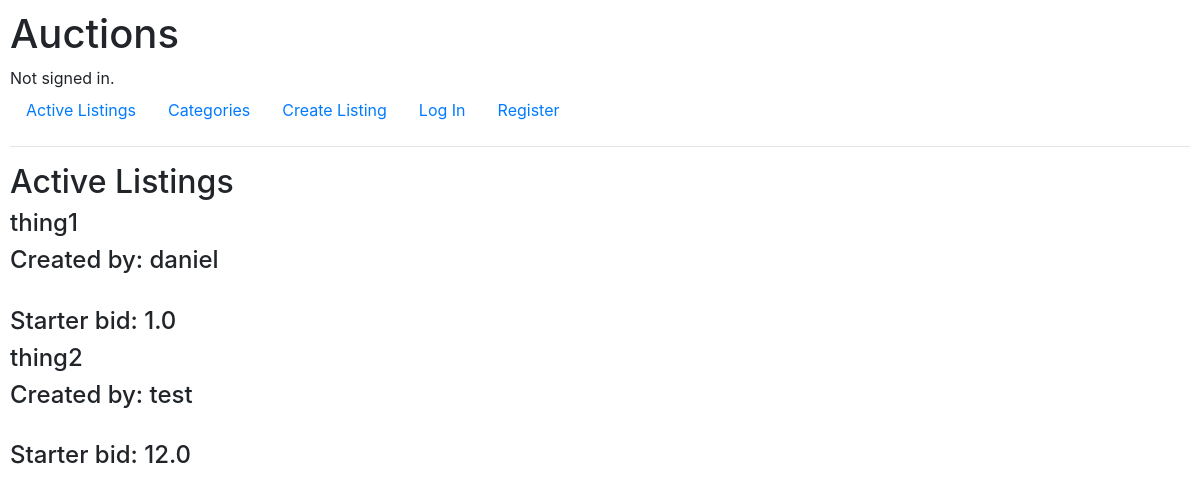
The app's page /, older data.
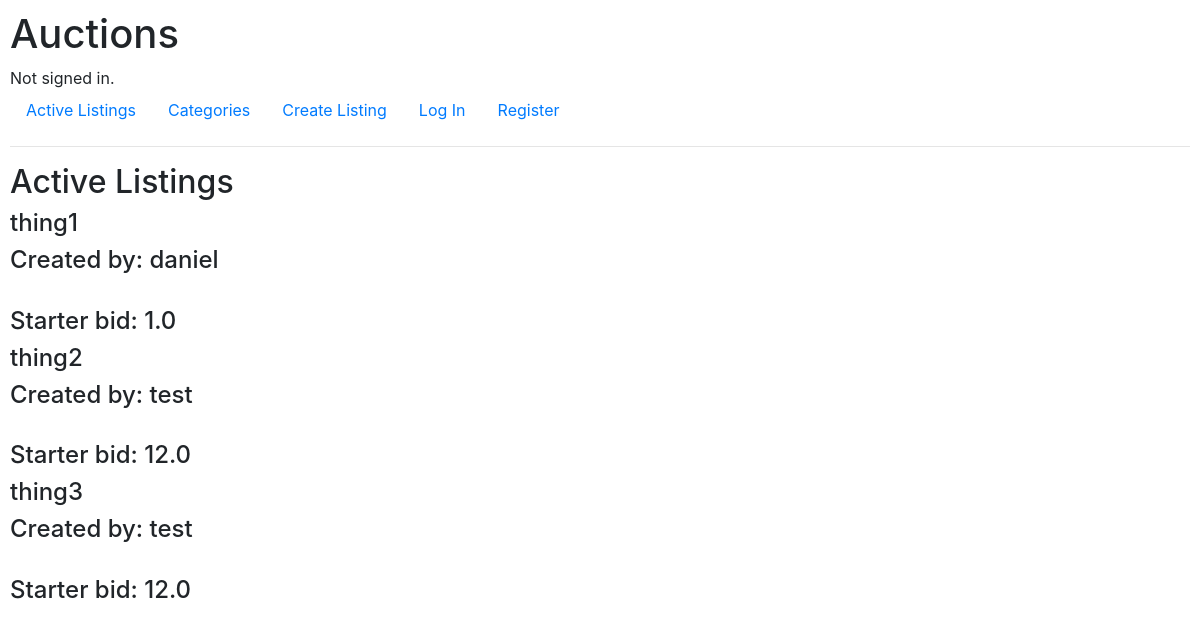
The same page, newer data.
### auctions/models.py (models this page shows)
class Auction(models.Model):
    created_user = models.ForeignKey(User, on_delete=models.CASCADE, related_name="auction_created")
    title = models.CharField(max_length=64)
    description = models.CharField(max_length=256)
    image =  models.URLField(max_length=512, blank=True)
    categories = models.CharField(max_length=64, blank=True)
    start_bid = models.FloatField()
    active = models.BooleanField(default=True, blank=False)
    current_winner = models.ForeignKey(User, blank=True, on_delete = models.CASCADE, related_name="winner", null=True)

class User(AbstractUser):
    pass

### auctions/views.py (the view)
# urls.py: path("", views.index, name="index"),
def index(request):
    return render(request, "auctions/index.html",{
        "auctions": Auction.objects.all()
    })

### auctions/templates/auctions/index.html (shortened to what this page needs)
{% extends "auctions/layout.html" %}
{% block body %}
    <h2>Active Listings</h2>
    {% for auction in auctions %}
        <div>
            <h4>{{auction.title}}</h4>
            <h4>Created by: {{auction.created_user.username}}</h4>
            <h4>Starter bid: {{auction.start_bid}}</h4>
        </div>
    {% empty %}
        <h3>There's no auction for now!</h3>
    {% endfor %}
{% endblock %}

Row changes from the older to the newer data that the page shows:
added Auction: title "thing3", created_user.username "test", start_bid "12.0"
